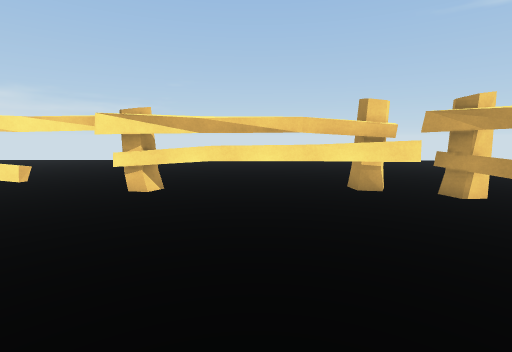
view 1 (above)

16 first-person views from a walk through a 3-D level made in the Unity game engine. The camera is 1.5 m above the floor, tilts 8° down and sees 85° across. The floor is counted in squares, 1 m on a side. Each view is taken from the middle of a square. On the plan, view 1 faces up. The plan holds only what a view shows up to about 14 squares ahead; the rest is blank. The place goes on beyond the plan. The player character is not drawn. Surface patterns are stand-ins for the level's own textures.

view 2
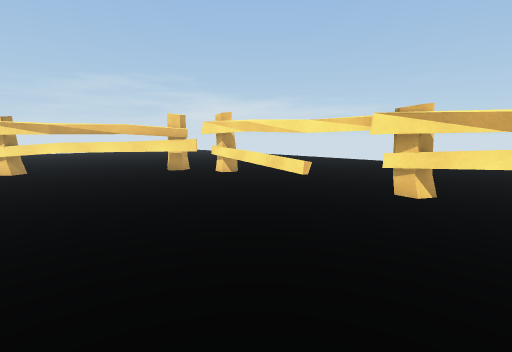

view 3
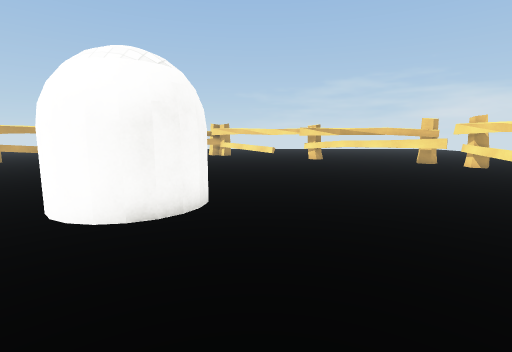

view 4
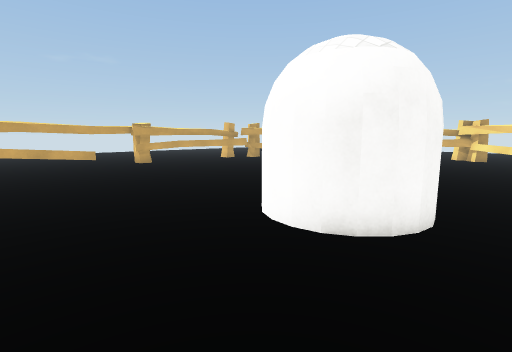

view 5
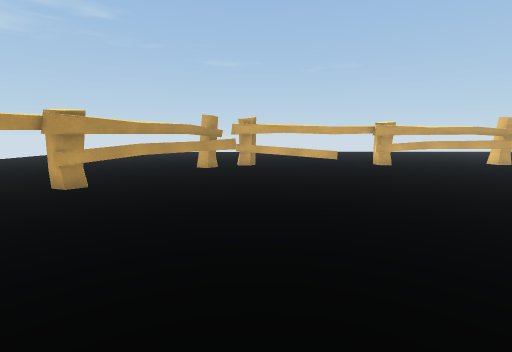

view 6
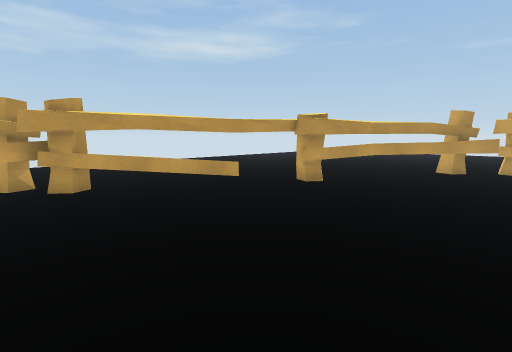

view 7
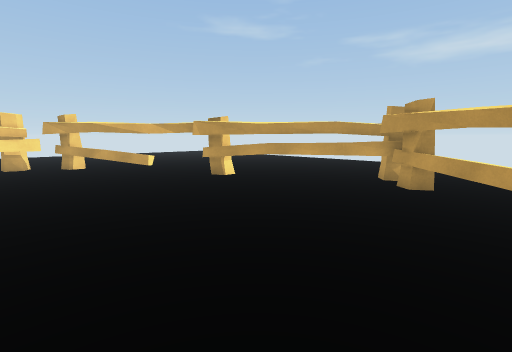

view 8
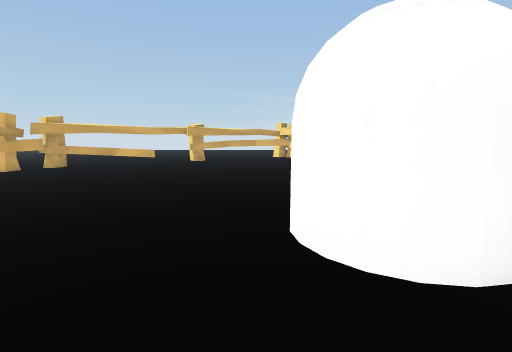

view 9
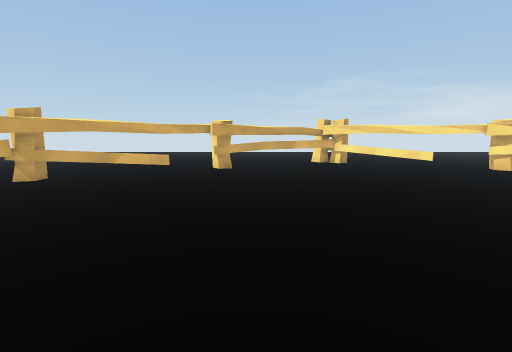

view 10
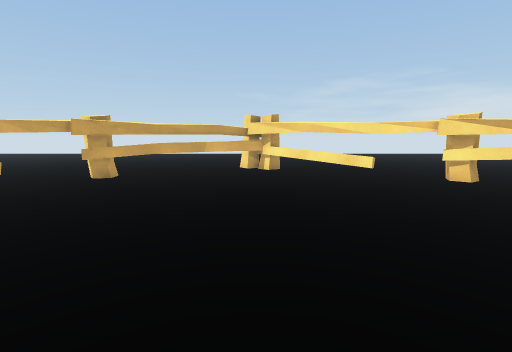

view 11
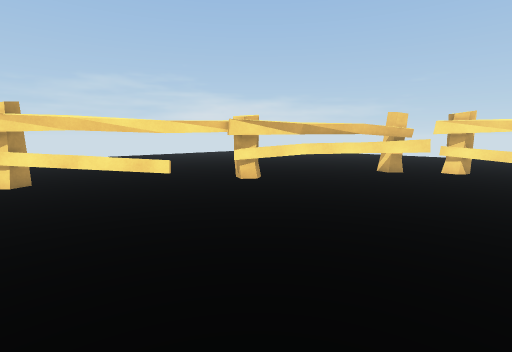

view 12
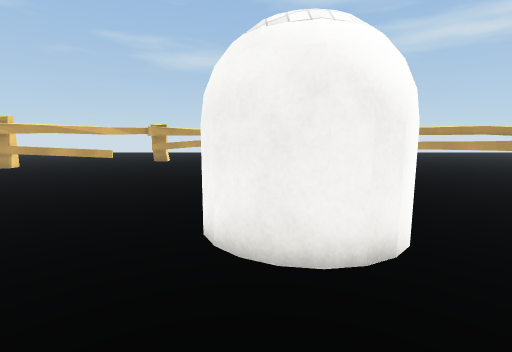

view 13
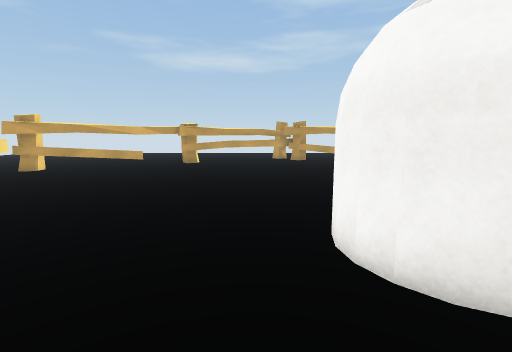

view 14
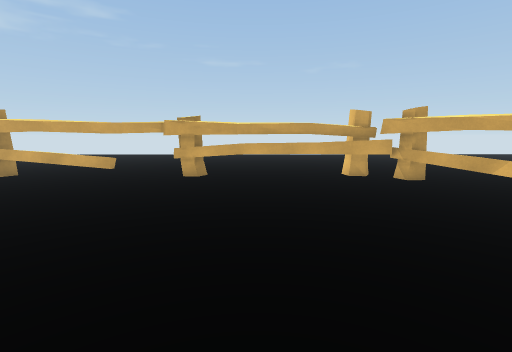

view 15
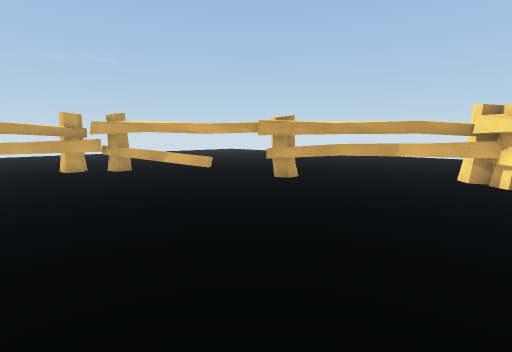

view 16
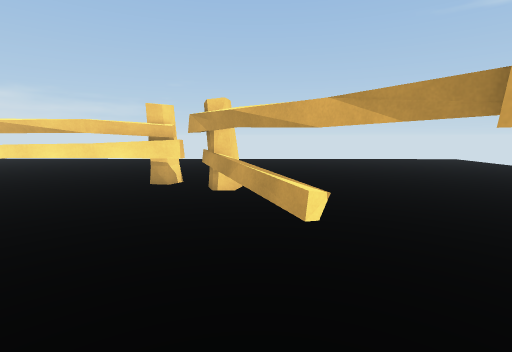

### Floor plan
Key: @ floor where view 1 was taken; # wall or solid block; x gap in a wall; . floor; = window, fence, low wall or low ledge; T thing the floor can be seen under or through.
Columns run from 19 left of view 1 to 12 right of it. Each row starts with its distance up from view 1.
  8          #.....##     ##........
  7      ..###====###########.......
  6     ..T##...............x.......
  5    ...TT................TT......
  4  .....T..........  ......=.....
  3 .....TT.......... .......TT...
  2 .....T....................TT....
  1 ...TTT.....................T ...
  0 ...TT..............@.......TT...
 -1 ...T........................T...
 -2 ..#=.........................T..
 -3 ..=..........................TT.
 -4 .#=............##.............#T
 -5 ##............####...........##T
 -6 ##............## #.   .......##
 -7 ##.............###.      ...=#..
 -8 .TT...................  ....=...
 -9 ..T........................=#...
-10 ..TT.......................x....
-11 ...T......................TT...
-12 ...TT.....................TT...
-13 ....T....................T......
-14 .....=..................TT......
-15 .....#=.................T.......
-16 ......=................TT.......
-17 ......##..............#TT.....
-18   .... ########TTT===### .....
-19   ......##    # ..... #....

Where each view was taken, in squares from view 1:
view 1: 0 up, 0 right, facing up
view 2: 0 up, 1 left, facing up-left
view 3: 3 down, 3 right, facing left
view 4: 3 down, 2 right, facing down-left
view 5: 4 down, 2 right, facing down
view 6: 4 down, 2 right, facing down-right
view 7: 8 down, 2 right, facing up-right
view 8: 8 down, 1 right, facing left
view 9: 10 down, 3 left, facing left
view 10: 6 down, 6 left, facing left
view 11: 6 down, 8 left, facing up-left
view 12: 5 down, 8 left, facing right
view 13: 3 down, 7 left, facing right
view 14: 8 down, 7 left, facing down
view 15: 5 down, 8 left, facing down-left
view 16: 1 down, 6 right, facing up
